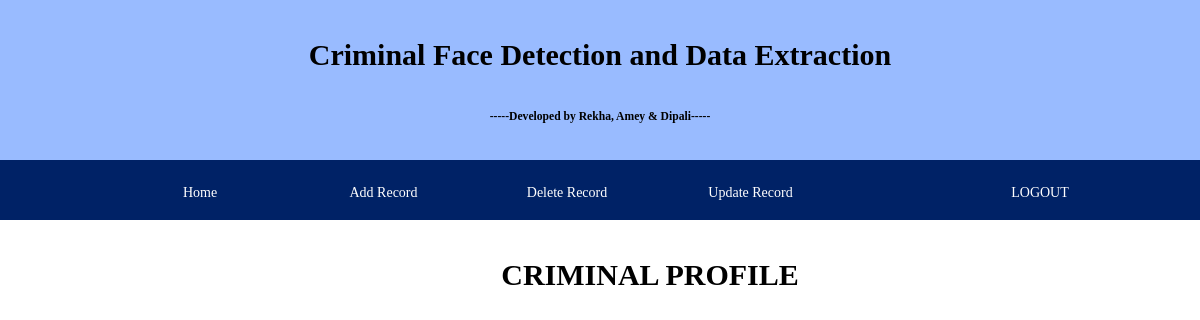
Before: /view/105 with the older database file.
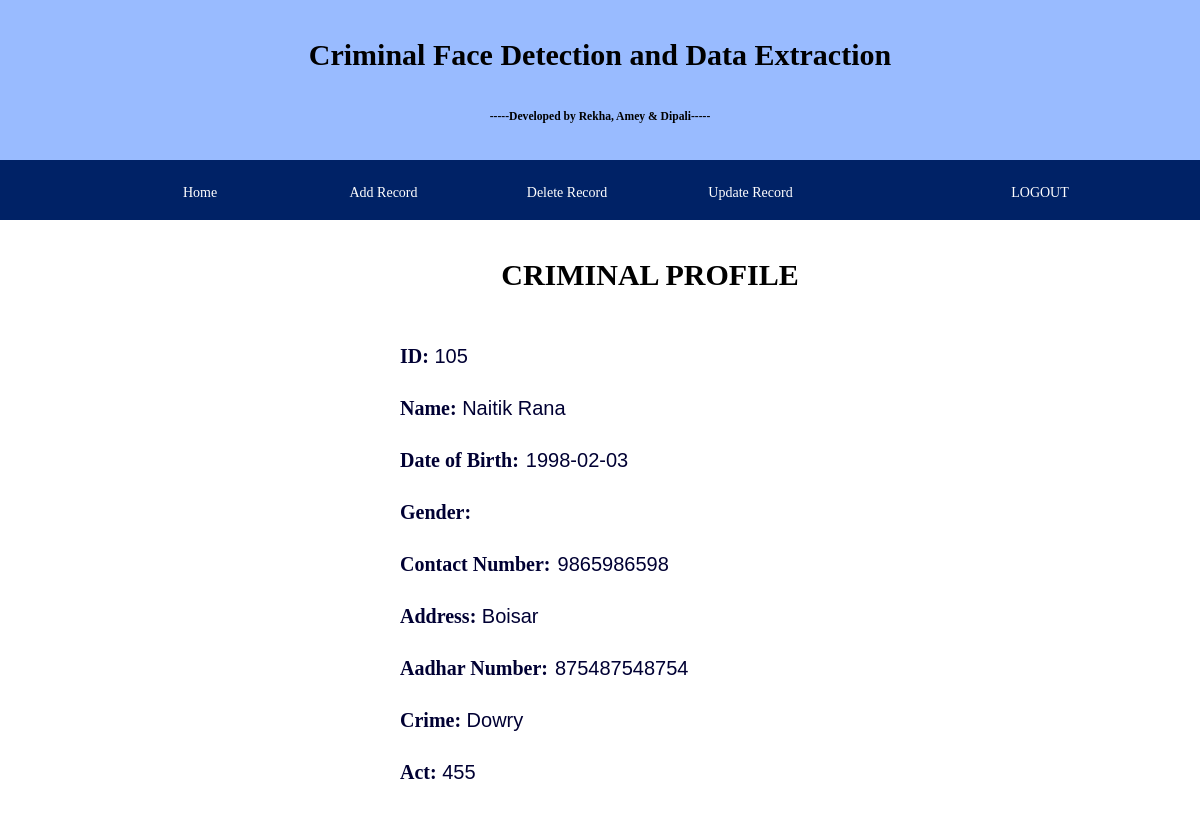
After: the same page with the newer database file.
### tables this page shows
CREATE TABLE "users" (
	`id`	INTEGER NOT NULL PRIMARY KEY AUTOINCREMENT UNIQUE,
	`name`	TEXT NOT NULL,
	`dob`	TEXT,
	`gender`	TEXT,
	`contact`	INTEGER,
	`address`	TEXT,
	`aadhar`	INTEGER,
	`crime`	TEXT,
	`act`	TEXT,
	`created`	INTEGER
);

### app.py (the view)
@app.route('/view/<id>', methods=['POST', 'GET'])
def view(id):
    print (id)
    con = sqlite3.connect("database.db")
    con.row_factory = sqlite3.Row
    cur = con.cursor()
    cur.execute("SELECT * from users WHERE id=?", [id])
    results = cur.fetchall()
    con.commit()
    return render_template('criminal_profile.html', rows=results)

### templates/criminal_profile.html (shortened to what this page needs)
{% extends 'layout_police.html' %}
{% block content %}
<html>
<head>
    <link rel="stylesheet" href="{{ url_for('static', filename='app.css') }}">
</head>
<body>
    <form class="form_area" action="{{ url_for('upd')}}" method="post">
        <h1>CRIMINAL PROFILE</h1>
        {% for row in rows %}
        <label>ID:</label> <input type="text" value="{{row['id']}}" name="id"><br>
        <label>Name:</label> <input type="text" value="{{row['name']}}" name="name"><br>
        <label>Date of Birth: </label><input type="text" value="{{row['dob']}}" name="dob"><br>
        <label>Gender: </label><input type="text" value="{{row['gender']}}" name="gender"><br>
        <label>Contact Number: </label><input type="text" value="{{row['contact']}}" name="contact"><br>
        <label>Address:</label> <input type="text" value="{{row['address']}}" name="address"><br>
        <label>Aadhar Number: </label><input type="text" value="{{row['aadhar']}}" name="aadhar"><br>
        <label>Crime:</label> <input type="text" value="{{row['crime']}}" name="crime"><br>
        <label>Act:</label> <input type="text" value="{{row['act']}}" name="act"><br><br>
        <br><br>
        {% endfor %}
    </form>
    <br><br>
</body>
{% endblock %}

Changed rows visible on the page:
added users: id "105", name "Naitik Rana", dob "1998-02-03", contact "9865986598", address "Boisar", aadhar "875487548754", crime "Dowry", act "455"
